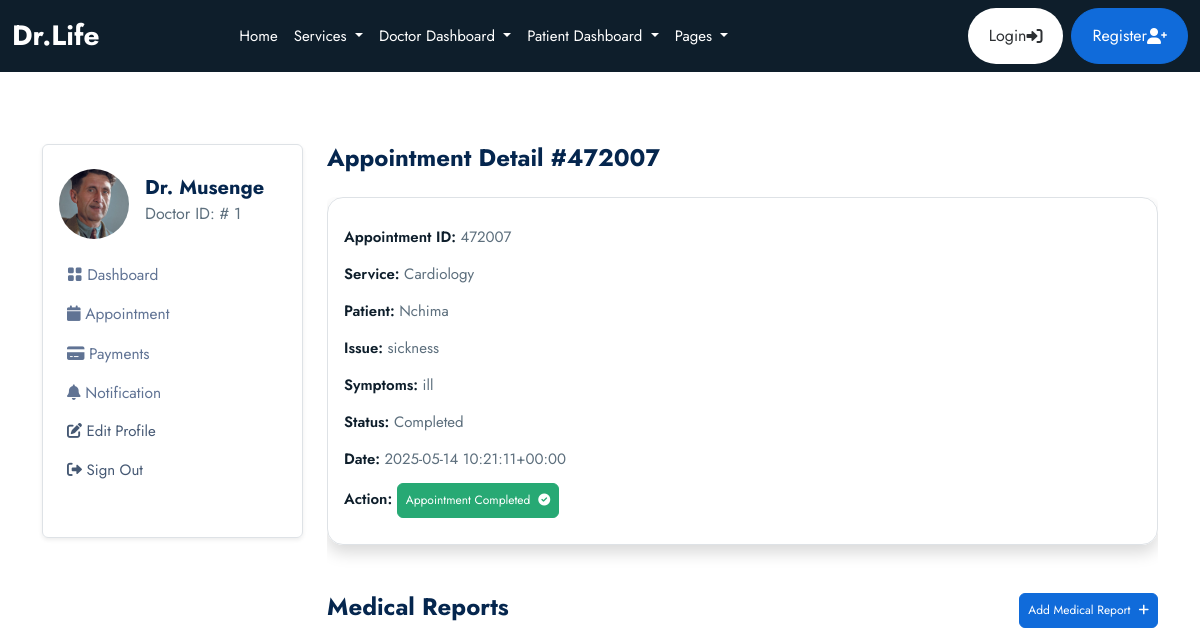
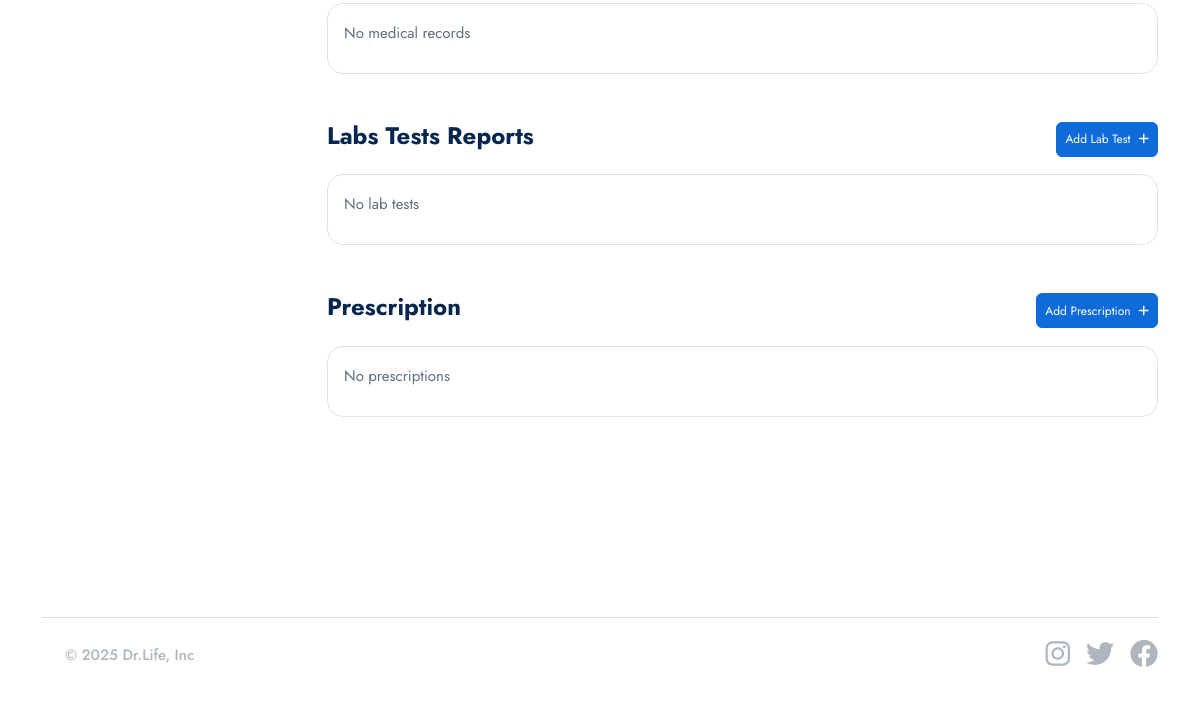
The page /doctor/appointments/472007/ (signed in) on the database as committed earlier (2 pictures, top to bottom).
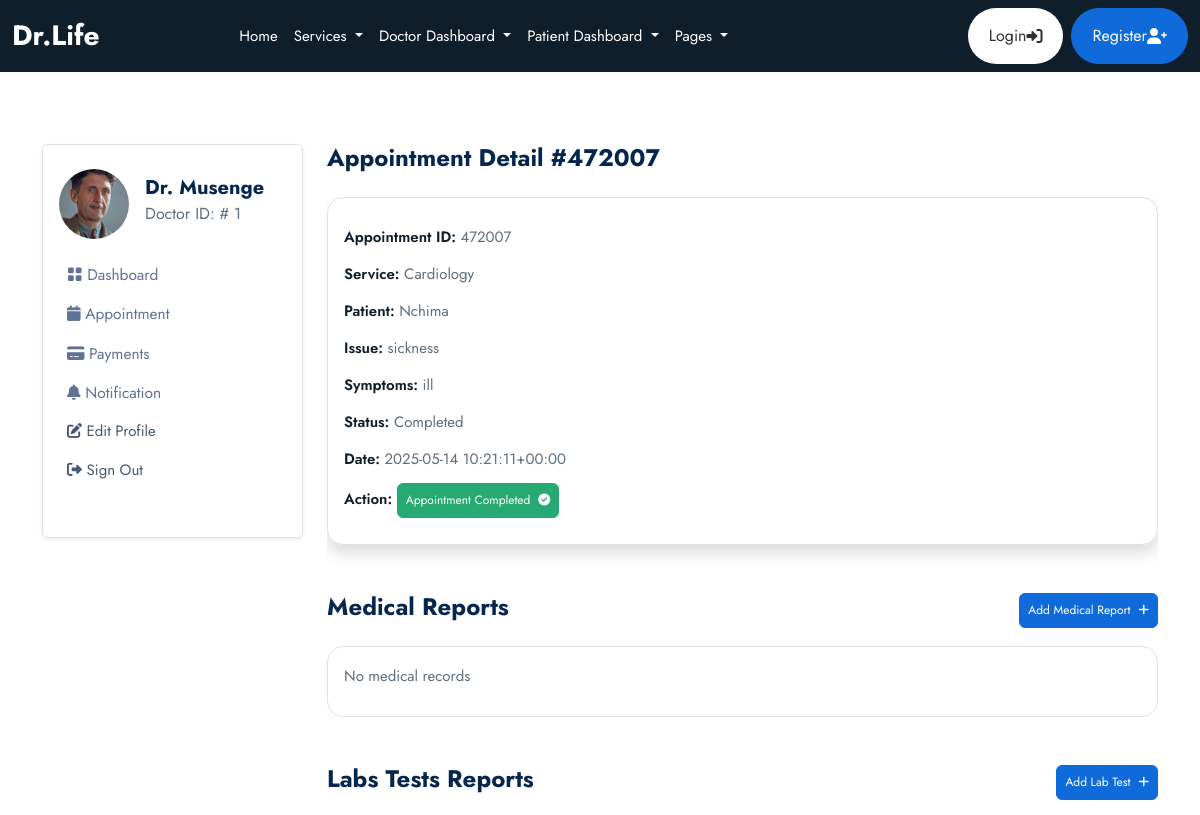
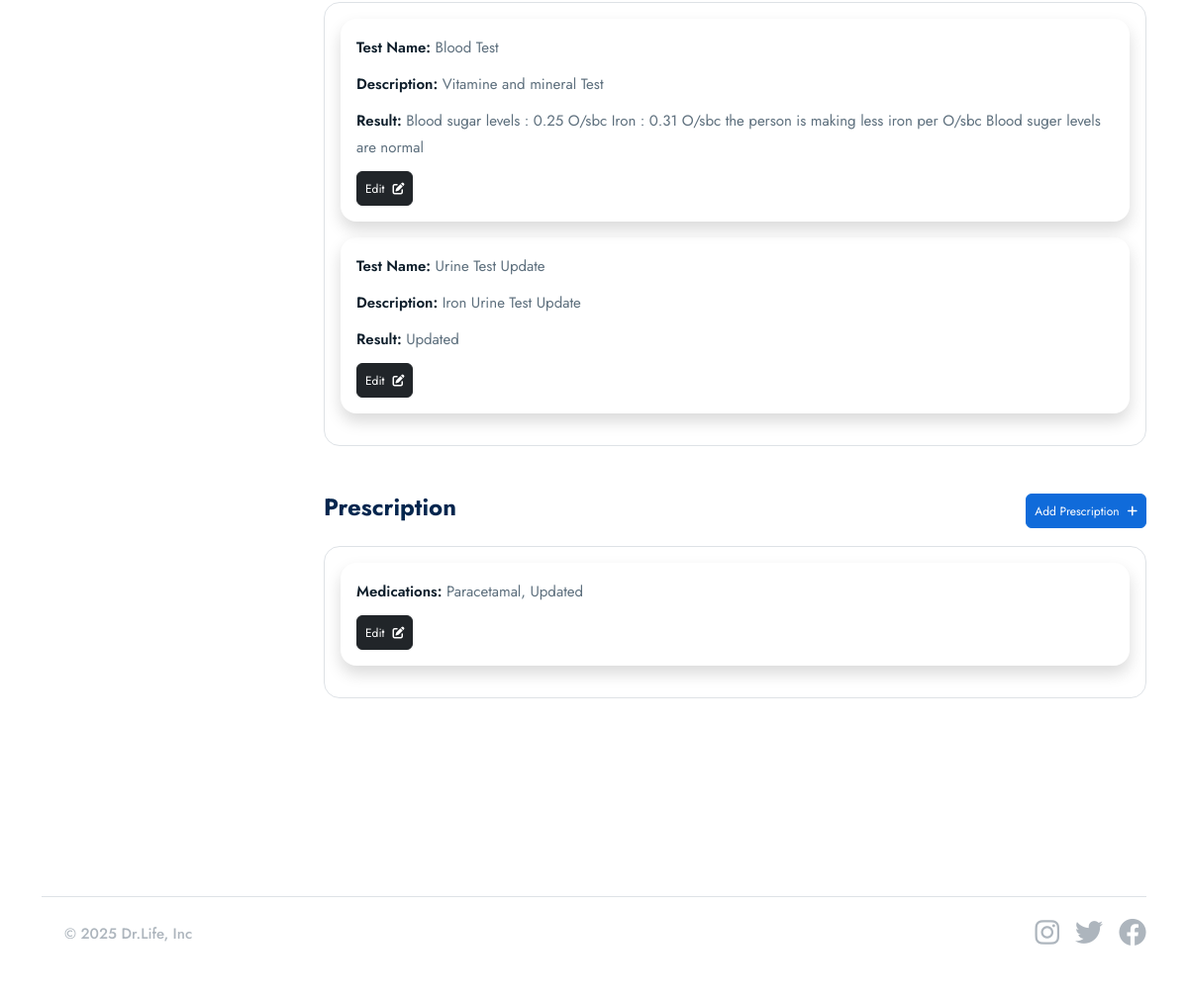
The same page on the database as committed later (2 pictures, top to bottom).
### userauths/models.py (models this page shows, shortened)
class User(AbstractUser):
    email = models.EmailField(unique=True)
    username = models.CharField(null=True, blank=True)
    user_type = models.CharField(max_length=50, choices=USER_TYPE, null=True, default=None)
    USERNAME_FIELD = "email"
    REQUIRED_FIELDS = ['username']

### doctor/models.py (models this page shows, shortened)
class Doctor(models.Model):
    user = models.OneToOneField(userauths_models.User, on_delete=models.CASCADE)
    image = models.ImageField(upload_to="images", null=True, blank=True)
    full_name = models.CharField(max_length=100, null=True, blank=True)
    country = models.CharField(max_length=100, null=True, blank=True)
    mobile = models.CharField(max_length=100, null=True, blank=True)
    bio = models.CharField(max_length=100, null=True, blank=True)
    specialization = models.CharField(max_length=100, null=True, blank=True)
    qualification = models.CharField(max_length=100, null=True, blank=True)
    years_experience = models.CharField(max_length=100, null=True, blank=True)
    next_available_appointment_date = models.DateTimeField(default=timezone.now)

### base/models.py (models this page shows, shortened)
class Appointment(models.Model):
    STATUS = [
        ('Scheduled','Scheduled'),
        ('Completed','Completed'),
        ('Pending','Pending'),
        ('Cancelled','Cancelled'),
    ]
    service = models.ForeignKey(Service, on_delete=models.SET_NULL, null=True, blank=True, related_name='service_app')
    doctor = models.ForeignKey(doctor_models.Doctor, on_delete=models.SET_NULL, null=True, blank=True, related_name='service_app')
    patient = models.ForeignKey(patient_models.Patient, on_delete=models.SET_NULL, null=True, blank=True, related_name='service_app')
    appointment_date = models.TextField(null=True, blank=True)
    issues = models.TextField(blank=True, null=True)
    symptoms = models.TextField(blank=True, null=True)
    appointment_id = ShortUUIDField(length=6, max_length=10, alphabet="1234567890")
    status = models.CharField(max_length=120, choices=STATUS)

class Service(models.Model):
    image = models.ImageField(upload_to="images", null=True, blank=True)
    name = models.CharField(max_length=255)
    description = models.TextField(blank=True, null=True)
    cost = models.DecimalField(max_digits=10, decimal_places=2)
    available_doctors = models.ManyToManyField(doctor_models.Doctor, blank=True)

class LabTest(models.Model):
    appointment = models.ForeignKey(Appointment, on_delete=models.CASCADE)
    test_name = models.CharField(max_length=100)
    description = models.TextField(blank=True, null=True)
    result = models.TextField(blank=True, null=True)

class Prescription(models.Model):
    appointment = models.ForeignKey(Appointment, on_delete=models.CASCADE)
    medications = models.TextField(blank=True, null=True)

### patient/models.py (models this page shows, shortened)
class Patient(models.Model):
    user = models.OneToOneField(userauths_models.User, on_delete=models.CASCADE)
    image = models.ImageField(upload_to="images", null=True, blank=True)
    full_name = models.CharField(max_length=100)
    mobile = models.CharField(max_length=15, null=True, blank=True,)
    email = models.EmailField(max_length=100)
    address = models.CharField(max_length=100, null=True, blank=True)
    gender = models.CharField(max_length=10, choices=GENDER_CHOICES)
    dob = models.CharField(max_length=100, null=True, blank=True)

### doctor/views.py (the view)
# urls.py: path("appointments/<appointment_id>/", views.appointment_detail, name='appointment_detail'),
@login_required
def appointment_detail(request, appointment_id):
    doctor = doctor_models.Doctor.objects.get(user=request.user)
    appointment = base_models.Appointment.objects.get(appointment_id=appointment_id, doctor=doctor)
    medical_records = base_models.MedicalRecord.objects.filter(appointment=appointment)
    lab_tests = base_models.LabTest.objects.filter(appointment=appointment)
    prescriptions = base_models.Prescription.objects.filter(appointment=appointment)
    context = {
        'appointment': appointment,
        'medical_records': medical_records,
        'lab_tests': lab_tests,
        'prescriptions': prescriptions,
    }
    return render(request, 'doctor/appointment_detail.html', context)

### templates/doctor/appointment_detail.html (shortened to what this page needs)
{% extends "partials/base.html" %}
{% block content %}
<section class="pt-5 pb-5">
    <div class="container">
        <div class="row mt-0 mt-md-4">
            {% include 'doctor/sidebar.html' %}
            <div class="col-lg-9 col-md-8 col-12">
                <h4 class="mb-0 mb-4 fw-bold">Appointment Detail #{{appointment.appointment_id}}</h4>
                <div class="card mb-4">
                    <div class="shadow border p-3 mb-4 rounded-4">
                        <p>
                            <a>
                                <p><span class="fw-semibold text-dark">Appointment ID:</span> {{appointment.appointment_id}} </p>
                                <p><span class="fw-semibold text-dark">Service:</span> {{appointment.service.name}} </p>
                                <p><span class="fw-semibold text-dark">Patient:</span> {{appointment.patient.full_name}}</p>
                                <p><span class="fw-semibold text-dark">Issue:</span> {{appointment.issues}} </p>
                                <p><span class="fw-semibold text-dark">Symptoms:</span> {{appointment.symptoms}} </p>
                                <p><span class="fw-semibold text-dark">Status:</span> {{appointment.status}} </p>
                                <p><span class="fw-semibold text-dark">Date:</span> {{appointment.appointment_date}} </p>
                                <p>
                                    <span class="fw-semibold text-dark">Action:</span>
                                    {% if appointment.status == 'Scheduled' %}
                                        <a href="{% url 'doctor:cancel_appointment' appointment.appointment_id %}" class="btn btn-outline-danger btn-sm">Cancel Appointment <i class="fas fa-trash ms-2"></i></a>
                                        <a href="{% url 'doctor:complete_appointment' appointment.appointment_id  %}" class="btn btn-outline-success btn-sm">Complete Appointment <i class="fas fa-check-circle ms-2"></i></a>
                                    {% elif appointment.status == 'Cancelled' %}
                                        <a href="{% url 'doctor:activate_appointment' appointment.appointment_id  %}" class="btn btn-outline-success btn-sm">Activate Appointment <i class="fas fa-check-circle ms-2"></i></a>
                                    {% elif appointment.status == 'Completed' %}
                                        <a href="" class="btn btn-success btn-sm">Appointment Completed <i class="fas fa-check-circle ms-2"></i></a>
                                    {% elif appointment.status == '' %}
                                        <a href="" class="btn btn-outline-danger btn-sm"> ERROR : STATUS UNKNOWN <i class="fas fa-check-circle ms-2"></i></a>
                                        <a href="{% url 'doctor:activate_appointment' appointment.appointment_id  %}" class="btn btn-outline-success btn-sm">Activate Appointment <i class="fas fa-check-circle ms-2"></i></a>
                                    {% endif %}
                                </p>
                            </a>
                        </p>
                    </div>
                </div>
                <div id="medical-report">
                    <div class="d-flex justify-content-between">
                        <h4 class="mb-0 mb-4 fw-bold">Medical Reports</h4>
                        <button class="btn btn-primary btn-sm" type="button" data-bs-toggle="collapse" data-bs-target="#collapseMedicalReport" aria-expanded="false" aria-controls="collapseMedicalReport">Add Medical Report <i class="fas fa-plus ms-2"></i></button>
                    </div>
                    <div class="card mb-4">
                        <div class="border p-3 mb-4 rounded-4">
                            {% for m in medical_records %}
                                <div class="shadow p-3 rounded-4 mb-3">
                                    <p><span class="fw-semibold text-dark">Diagnosis:</span> {{m.diagnosis}} </p>
                                    <p><span class="fw-semibold text-dark">Treatment:</span> {{m.treatment}} </p>
                                    <button class="btn btn-dark btn-sm" type="button" data-bs-toggle="collapse" data-bs-target="#collapseMedicalRecord{{m.id}}" aria-expanded="false" aria-controls="collapseMedicalRecord{{m.id}}">Edit <i class="fas fa-edit ms-2"></i></button>
                                    <div class="collapse mt-3" id="collapseMedicalRecord{{m.id}}">
                                        <div class="border p-3 rounded-4">
                                            <form action="{% url 'doctor:edit_medical_report' appointment.appointment_id m.id %}" method="POST">
                                                {% csrf_token %}
                                                <input type="text" class="form-control mb-3" value="{{m.diagnosis}}" name="diagnosis" placeholder="Diagnosis" />
                                                <input type="text" class="form-control mb-3" value="{{m.treatment}}" name="treatment" placeholder="Treatment" />
                                                <button type="submit" class="btn btn-secondary btn-sm">Save Changes <i class="fas fa-save ms-2"></i></button>
                                            </form>
                                        </div>
                                    </div>
                                </div>
                            {% empty %}
                                <p>No medical records</p>
                            {% endfor %}
                        </div>
                    </div>
                </div>
                <div id="lab-test">
                    <div class="d-flex justify-content-between">
                        <h4 class="mb-0 mb-4 fw-bold">Labs Tests Reports</h4>
                        <button class="btn btn-primary btn-sm" type="button" data-bs-toggle="collapse" data-bs-target="#collapseLabTest" aria-expanded="false" aria-controls="collapseLabTest">Add Lab Test <i class="fas fa-plus ms-2"></i></button>
                    </div>
                    <div class="card mb-4">
                        <div class="border p-3 mb-4 rounded-4">
                            {% for l in lab_tests %}
                            <div class="shadow p-3 rounded-4 mb-3">
                                <p><span class="fw-semibold text-dark">Test Name:</span> {{l.test_name}}</p>
                                <p><span class="fw-semibold text-dark">Description:</span> {{l.description}}</p>
                                <p><span class="fw-semibold text-dark">Result:</span> {{l.result|default:"Not added yet"}}</p>
                                <button class="btn btn-dark btn-sm" type="button" data-bs-toggle="collapse" data-bs-target="#collapseLabTest{{l.id}}" aria-expanded="false" aria-controls="collapseLabTest{{l.id}}">Edit <i class="fas fa-edit ms-2"></i></button>
                            </div>
                            {% empty %}
                            <p>No lab tests</p>
                            {% endfor %}
                        </div>
                    </div>
                </div>
                <div class="d-flex justify-content-between">
                    <h4 class="mb-0 mb-4 fw-bold">Prescription</h4>
                    <button class="btn btn-primary btn-sm" type="button" data-bs-toggle="collapse" data-bs-target="#collapsePrescription" aria-expanded="false" aria-controls="collapsePrescription">Add Prescription <i class="fas fa-plus ms-2"></i></button>
                </div>
                <div class="card mb-4">
                    <div class="border p-3 mb-4 rounded-4">
                        {% for p in prescriptions %}
                        <div class="shadow p-3 rounded-4 mb-3">
                            <p><span class="fw-semibold text-dark">Medications:</span> {{p.medications}}</p>
                            <button class="btn btn-dark btn-sm" type="button" data-bs-toggle="collapse" data-bs-target="#collapsePrescription{{p.id}}" aria-expanded="false" aria-controls="collapsePrescription{{p.id}}">Edit <i class="fas fa-edit ms-2"></i></button>
                        </div>
                        {% empty %}
                        <p>No prescriptions</p>
                        {% endfor %}
                    </div>
                </div>
            </div>
        </div>
    </div>
</section>
{% endblock content %}

### templates/doctor/sidebar.html (shortened to what this page needs)
<div class="col-lg-3 col-md-4 col-12">
                <nav class="navbar navbar-expand-md shadow-sm mb-4 mb-lg-0 sidenav border rounded">
                    <div class="collapse navbar-collapse p-3" id="sidenav">
                        <div class="navbar-nav flex-column">
                            <div class="d-flex align-items-center mb-3">
                                <img src="{{request.user.doctor.image.url}}" alt="avatar" class="rounded-circle avatar-xl" style="width: 70px; height: 70px; object-fit: cover" />
                                <div class="ms-3">
                                    <h5 class="mb-0 fw-bold">Dr. {{request.user.doctor.full_name}}</h5>
                                    <p class="mb-1 fs-6">Doctor ID: # {{request.user.doctor.id}}</p>
                                </div>
                            </div>
                            <ul class="list-unstyled ms-n2 mb-4">
                                <li class="nav-item">
                                    <a class="dropdown-item nav-link" href="{% url 'doctor:dashboard' %}"><i class="bi bi-grid-fill"></i> Dashboard</a>
                                </li>
                                <li class="nav-item">
                                    <a class="dropdown-item nav-link" href=" {% url 'doctor:appointments' %} "><i class="fas fa-calendar"></i> Appointment</a>
                                </li>
                                <li class="nav-item">
                                    <a class="dropdown-item nav-link" href="{% url 'doctor:payments' %}"><i class="fas fa-credit-card"></i> Payments</a>
                                </li>
                                <li class="nav-item">
                                    <a class="dropdown-item nav-link" href="{% url 'doctor:notifications' %}"><i class="fas fa-bell"></i> Notification</a>
                                </li>
                                <li class="nav-item">
                                    <a class="nav-link" href="{% url 'doctor:profile' %}"> <i class="fas fa-edit"></i> Edit Profile </a>
                                </li>
                                <li class="nav-item">
                                    <a class="nav-link" href="{% url 'userauths:sign-out' %}"> <i class="fas fa-sign-out-alt"></i> Sign Out </a>
                                </li>
                            </ul>
                        </div>
                    </div>
                </nav>
            </div>

Rows that differ between the two databases and show on the page:
added LabTest: test_name "Blood Test", description "Vitamine and mineral Test", result "Blood sugar levels : 0.25 O/sbc Iron : 0.31 O/sbc the person is making less iron per O/sbc Blood suger levels are normal"
added LabTest: test_name "Urine Test Update", description "Iron Urine Test Update", result "Updated"
added Prescription: medications "Paracetamal, Updated"
Other text that changed with them:
text no longer shown: "No lab tests No prescriptions"
